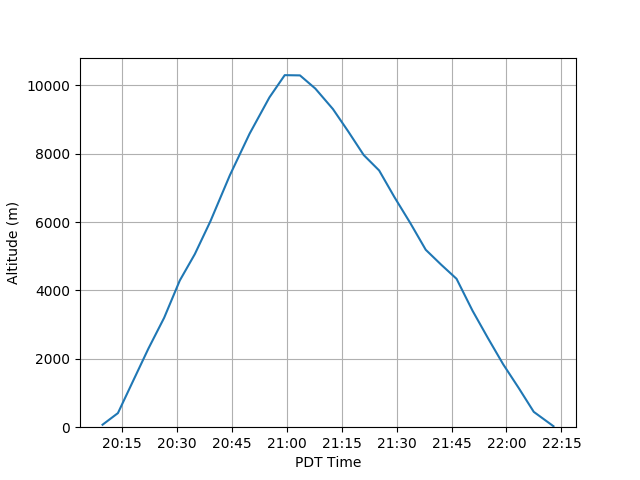

Python code for this plot:
import habsim as hs
from datetime import datetime
with open('data') as data:
    points = data.read().split('\n')

processedpoints = list()

for point in points[:-1]:
    print(point)
    lat, lon, alt, time, _ = point.split('\t')
    time = datetime.strptime(time, '%Y-%m-%d %H:%M:%S %z')
    time = datetime.timestamp(time)
    processedpoints.append((time, float(lat), float(lon), float(alt)))
data = processedpoints[::-1]
traj = hs.Trajectory(data=data)
print(traj.endtime())
print(traj.duration())
print(traj.length())

plt = hs.ioutil.WebPlot()
plt.origin(36.8492, -121.432)
plt.add([traj])
for point in traj:
    plt.circle(point[1], point[2], 1000, fillOpacity=0.8)
plt.save('ssi91.html')
times, lats, lons, alts = list(zip(*traj.data))
rates = [None]
speeds = [None]
import math
def pythag(vec):
    return math.sqrt(vec[0]**2 + vec[1]**2)

for i in range(1, len(traj)):
    rates.append((alts[i] - alts[i-1])/(times[i] - times[i-1]))
    speeds.append(pythag(hs.util.angular_to_lin_distance(\
        lats[i-1], lats[i], lons[i-1], lons[i]))*1000/(times[i]-times[i-1]))

for item in list(zip(times, lats, lons, alts, rates, speeds)):
    print(item)

times = list(map(datetime.fromtimestamp, times))

import matplotlib.pyplot as plt
from matplotlib.dates import DateFormatter
myFmt = DateFormatter("%H:%M") 

fig, ax = plt.subplots()
ax.plot(times, alts)
plt.xlabel('PDT Time')
ax.set_ylabel('Altitude (m)')
ax.xaxis.set_major_formatter(myFmt)
plt.grid()
plt.ylim(bottom=0)
plt.savefig('ssi91.png')